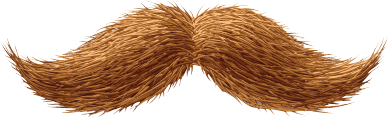
#> input picture my/moustache.png, 388 x 119 px
$ python moustache.py
#> lines starting #> are read from the running program, lines starting #| are printed output that depends on the picture; after the words box and inside, x2 and y2 are one past the last pixel; in counts of white or black regions, pixels touching at a corner belong together
## this script adds a brown moustache to all detected faces in a photograph!
## Using Haar Cascade Classifier
## @author :- Kunal Gupta ( cite as kg777)

import cv2
import numpy as np


cascPath = "haarcascade_frontalface_default.xml"  # for face detection
faceCascade = cv2.CascadeClassifier(cascPath)

mst = cv2.imread('moustache.png')
#> mst is the input picture: shape (119, 388, 3); mean B, G, R 145.9, 169.1, 200.4

def put_moustache(mst,fc,x,y,w,h):

    face_width = w
    face_height = h

    mst_width = int(face_width*0.4166666)+1
    mst_height = int(face_height*0.142857)+1

    mst = cv2.resize(mst,(mst_width,mst_height))

    for i in range(int(0.62857142857*face_height),int(0.62857142857*face_height)+mst_height):
        for j in range(int(0.29166666666*face_width),int(0.29166666666*face_width)+mst_width):
            for k in range(3):
                if mst[i-int(0.62857142857*face_height)][j-int(0.29166666666*face_width)][k] <235:
                    fc[y+i][x+j][k] = mst[i-int(0.62857142857*face_height)][j-int(0.29166666666*face_width)][k]

    return fc

source_image_path = 'FF.png'  ## Add the image name here
SRC = cv2.imread(source_image_path)
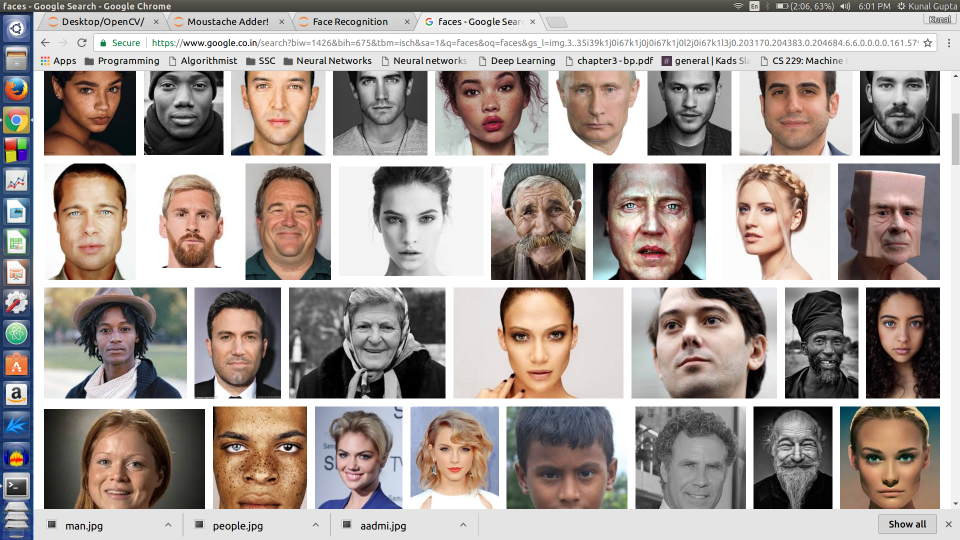
#> input picture my/FF.png, 1920 x 1080 px (shown at 1/2 size)
#> SRC is the input picture: shape (1080, 1920, 3); mean B, G, R 152.2, 156.8, 166.3
gray = cv2.cvtColor(SRC, cv2.COLOR_BGR2GRAY)
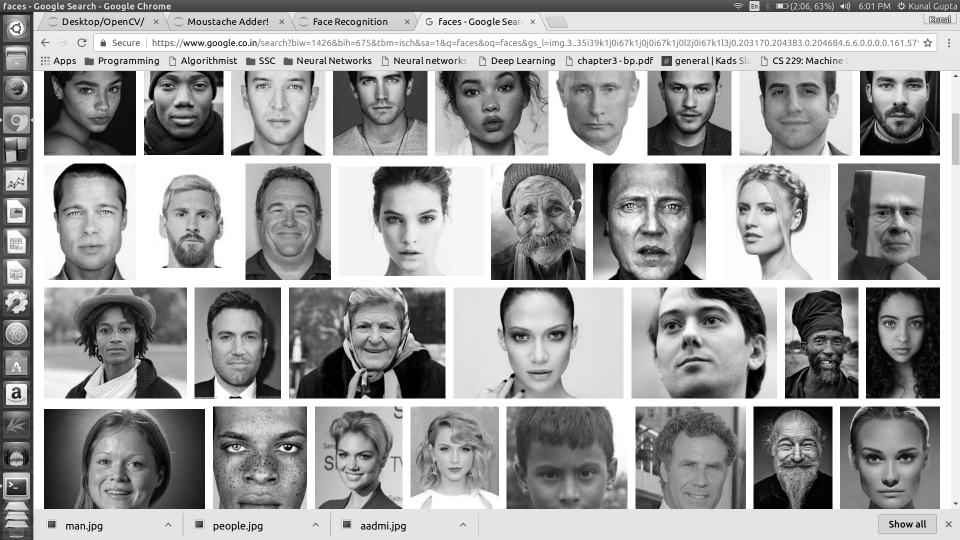
#> gray: shape (1080, 1920) (shown at 1/2 size); min 0, max 255, mean 159.1

faces = faceCascade.detectMultiScale(
        gray,
        scaleFactor=1.1,
        minNeighbors=5,
        minSize=(30, 30)
    )
#> faces = 33 rows, first 6: [9, 30, 53, 53], [1564, 686, 55, 55], [1322, 134, 117, 117], [413, 626, 126, 126], [659, 874, 98, 98], [150, 139, 107, 107]

for (x, y, w, h) in faces:
        cv2.rectangle(SRC, (x, y), (x+w, y+h), (0, 255, 0), 2)

        SRC = put_moustache(mst,SRC,x,y,w,h)
#> this loop made 33 passes
#> (x, y, w, h, face_width in put_moustache, face_height in put_moustache, mst_width in put_moustache, mst_height in put_moustache) on passes 1 to 12: (9, 30, 53, 53, 53, 53, 23, 8), (1564, 686, 55, 55, 55, 55, 23, 8), (1322, 134, 117, 117, 117, 117, 49, 17), (413, 626, 126, 126, 126, 126, 53, 18), (659, 874, 98, 98, 98, 98, 41, 14), (150, 139, 107, 107, 107, 107, 45, 16), (177, 620, 105, 105, 105, 105, 44, 15), (1613, 646, 90, 90, 90, 90, 38, 13), (860, 863, 97, 97, 97, 97, 41, 14), (705, 118, 115, 115, 115, 115, 48, 17), (318, 376, 133, 133, 133, 133, 56, 19), (484, 122, 148, 148, 148, 148, 62, 22)
#> pass 3, `SRC = put_moustache(mst,SRC,x,y,w,h)`:
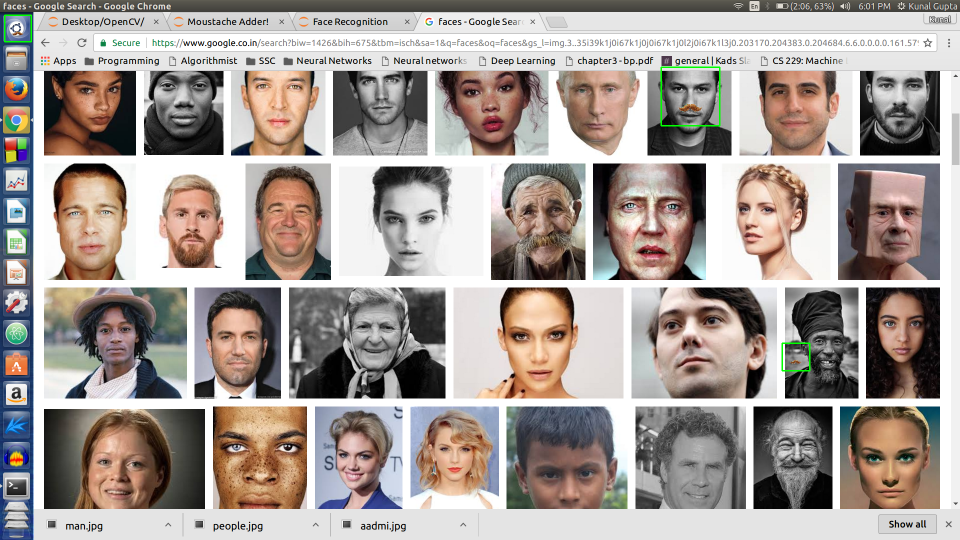
#> SRC: shape (1080, 1920, 3) (shown at 1/2 size); mean B, G, R 152, 157, 166.2
#> after the loop:
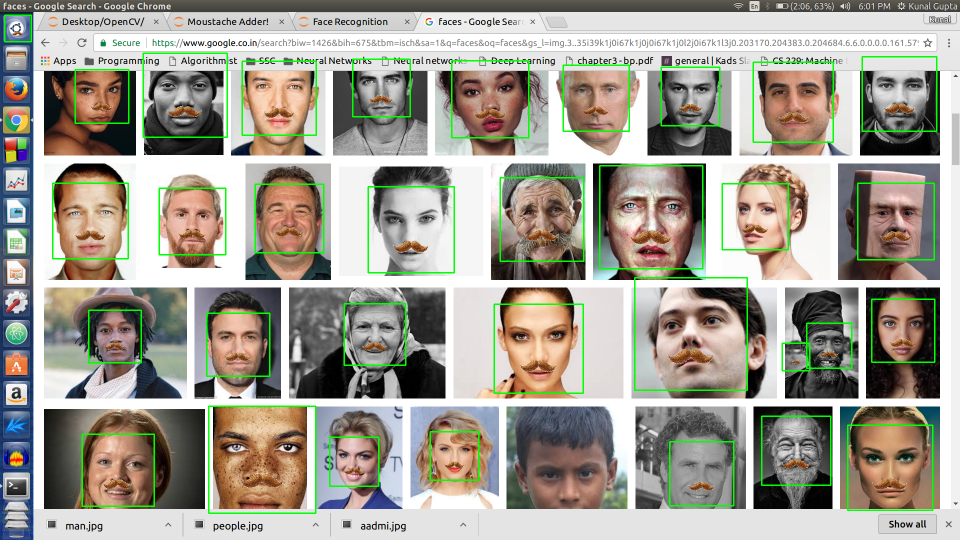
#> SRC: shape (1080, 1920, 3) (shown at 1/2 size); 3.58% of pixels changed, all inside (x1, y1, x2, y2) = (104, 105, 1875, 1028)

cv2.imshow('Moustache Face!!',SRC)
cv2.waitKey(0)
cv2.destroyAllWindows()
